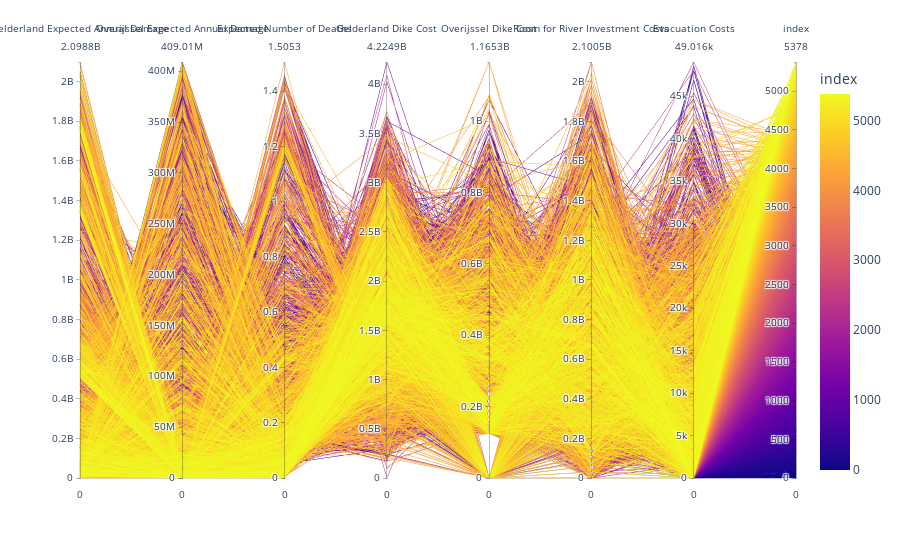

Source (notebook cell):
### Code cell
fig = px.parallel_coordinates(ms_results_df.iloc[:,31::], labels= {"Gelderland Yearly Damage": 'Gelderland Expected Annual Damage', "Overijssel Yearly Damage":'Overijssel Expected Annual Damage', "Expected Deaths":'Expected Number of Deaths', "Gelderland Dike Costs":'Gelderland Dike Cost',
 "Overijssel Dike Costs":'Overijssel Dike Cost', "RfR Costs":'Room for River Investment Costs', "Evacuation Cost":'Evacuation Costs'}, color=ms_results_df.index)
fig.show()

### Figure 1 — Plotly figure (JSON) as saved in the notebook; plotly's stock layout.template omitted (floating-point values rounded to 4 significant figures; data arrays with more than 128 entries replaced by an {"elided": "..."} marker saying what was removed)
{"data": [{"dimensions": [{"label": "Gelderland Expected Annual Damage", "values": {"elided": "5379 float values"}}, {"label": "Overijssel Expected Annual Damage", "values": {"elided": "5379 float values"}}, {"label": "Expected Number of Deaths", "values": {"elided": "5379 float values"}}, {"label": "Gelderland Dike Cost", "values": {"elided": "5379 float values"}}, {"label": "Overijssel Dike Cost", "values": {"elided": "5379 float values"}}, {"label": "Room for River Investment Costs", "values": {"elided": "5379 float values"}}, {"label": "Evacuation Costs", "values": {"elided": "5379 float values"}}, {"label": "index", "values": {"elided": "5379 int values"}}], "domain": {"x": [0, 1], "y": [0, 1]}, "line": {"color": {"elided": "5379 int values"}, "coloraxis": "coloraxis"}, "name": "", "type": "parcoords"}], "layout": {"autosize": true, "coloraxis": {"colorbar": {"title": {"text": "index"}}, "colorscale": [[0, "#0d0887"], [0.1111, "#46039f"], [0.2222, "#7201a8"], [0.3333, "#9c179e"], [0.4444, "#bd3786"], [0.5556, "#d8576b"], [0.6667, "#ed7953"], [0.7778, "#fb9f3a"], [0.8889, "#fdca26"], [1, "#f0f921"]]}, "legend": {"tracegroupgap": 0}, "margin": {"t": 60}}}
